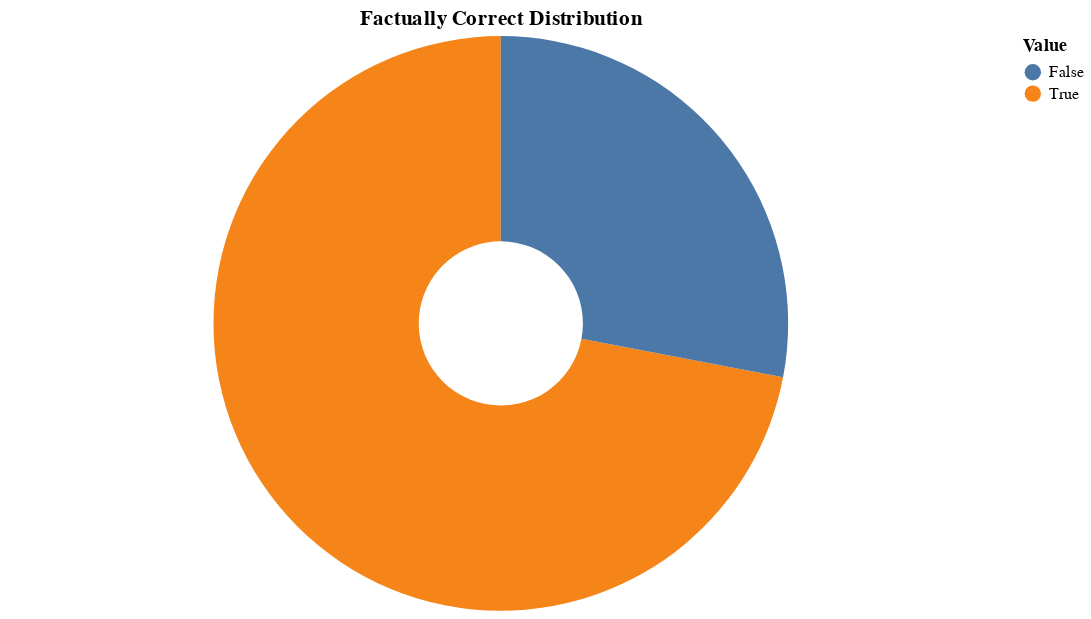
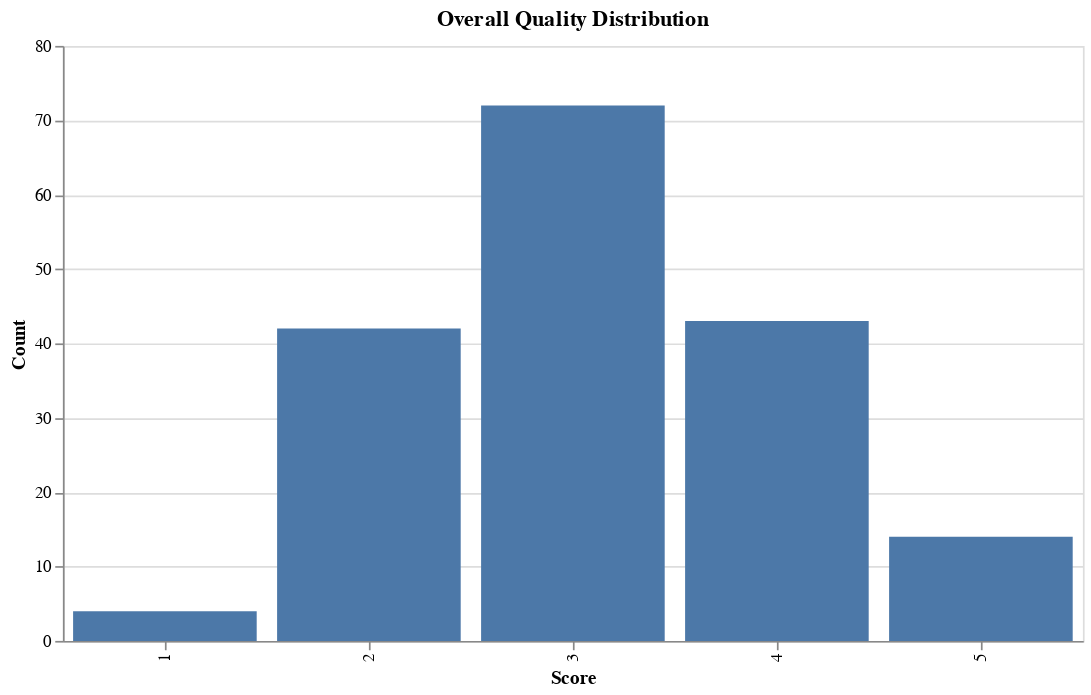
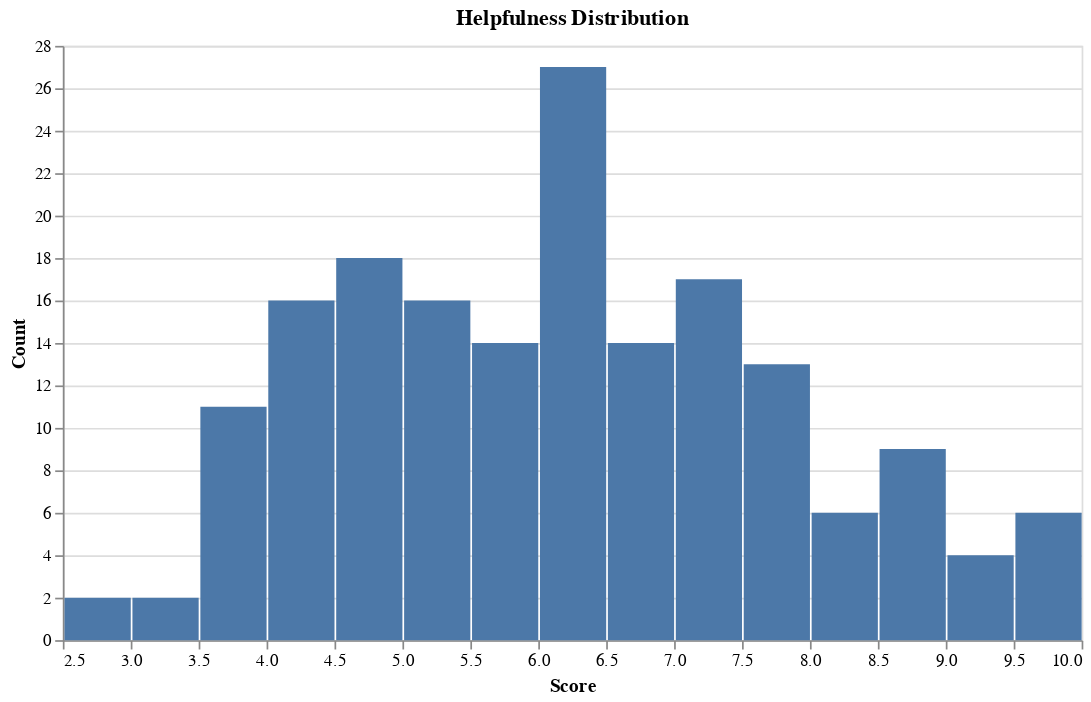
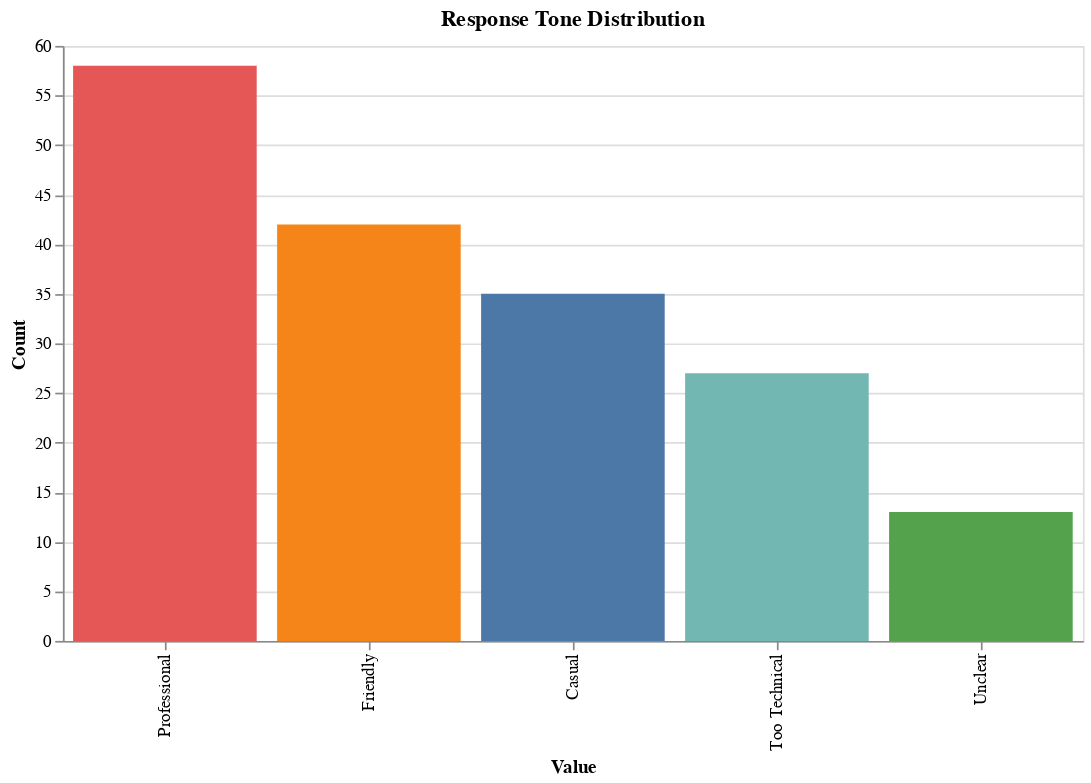

Write notebook code for charts like these, in order.
### Markdown cell above
### Score Distributions
Distribution of values for each scorer. Boolean scorers are shown as pie charts,
numeric (integer/number) as histograms, string enums (<10 unique values) as bar charts,
and free-text strings (>10 unique values) as word clouds.

### Code cell
# @title
if not feedback_df.empty:
    for ref_uri, spec in scorers.items():
        stype = scorer_ref_to_type[ref_uri]
        group = feedback_df[feedback_df["annotation_ref"] == ref_uri]
        values = group["value"].dropna()
        if values.empty:
            continue

        display(Markdown(f"### {spec.name} (`{stype}`, n={len(values)})"))

        if stype == "boolean":
            bool_counts = values.value_counts().reset_index()
            bool_counts.columns = ["Value", "Count"]
            bool_counts["Value"] = bool_counts["Value"].astype(str)
            pie = alt.Chart(bool_counts).mark_arc(innerRadius=50).encode(
                theta=alt.Theta("Count:Q"),
                color=alt.Color("Value:N"),
                tooltip=["Value", "Count"],
            ).properties(title=f"{spec.name} Distribution", width=CHART_WIDTH, height=CHART_HEIGHT)
            display(pie)

        elif stype in ("integer", "number"):
            nums = pd.to_numeric(values, errors="coerce").dropna()
            if nums.empty:
                continue
            hist_df = nums.reset_index(drop=True).to_frame(name="Score")
            if stype == "integer":
                bar = alt.Chart(hist_df).mark_bar().encode(
                    x=alt.X("Score:O", title="Score"),
                    y=alt.Y("count():Q", title="Count"),
                    tooltip=["Score:O", "count():Q"],
                ).properties(title=f"{spec.name} Distribution", width=CHART_WIDTH, height=CHART_HEIGHT)
            else:
                bar = alt.Chart(hist_df).mark_bar().encode(
                    x=alt.X("Score:Q", bin=alt.Bin(maxbins=20), title="Score"),
                    y=alt.Y("count():Q", title="Count"),
                    tooltip=["count():Q"],
                ).properties(title=f"{spec.name} Distribution", width=CHART_WIDTH, height=CHART_HEIGHT)
            display(bar)

        elif stype == "string_enum":
            val_counts = values.value_counts().reset_index()
            val_counts.columns = ["Value", "Count"]
            bar = alt.Chart(val_counts).mark_bar().encode(
                x=alt.X("Value:N", title="Value", sort="-y"),
                y=alt.Y("Count:Q", title="Count"),
                color=alt.Color("Value:N", legend=None),
                tooltip=["Value", "Count"],
            ).properties(title=f"{spec.name} Distribution", width=CHART_WIDTH, height=CHART_HEIGHT)
            display(bar)

        elif stype == "string_free":
            text = " ".join(str(v) for v in values)
            wc = WordCloud(width=800, height=400, background_color="white").generate(text)
            fig, ax = plt.subplots(figsize=(10, 5))
            ax.imshow(wc, interpolation="bilinear")
            ax.axis("off")
            ax.set_title(f"{spec.name} Word Cloud")
            plt.tight_layout()
            display(fig)
            plt.close(fig)

            top = _top_words(values)
            if top:
                display(Markdown(f"**Top 10 words:**"))
                tw_df = pd.DataFrame(top, columns=["Word", "Count"])
                tw_df.insert(0, "#", range(1, len(tw_df) + 1))
                display(tw_df)
else:
    display(Markdown("*No feedback data yet.*"))

### Figure 1 — Vega-Lite specification as saved in the notebook (floating-point values rounded to 4 significant figures)
{"config": {"view": {"continuousWidth": 300, "continuousHeight": 300}}, "data": {"name": "data-cba8dc0189011882958bbe86bf9dccdf"}, "mark": {"type": "arc", "innerRadius": 50}, "encoding": {"color": {"field": "Value", "type": "nominal"}, "theta": {"field": "Count", "type": "quantitative"}, "tooltip": [{"field": "Value", "type": "nominal"}, {"field": "Count", "type": "quantitative"}]}, "height": 350, "title": "Factually Correct Distribution", "width": 600, "$schema": "https://vega.github.io/schema/vega-lite/v5.20.1.json", "datasets": {"data-cba8dc0189011882958bbe86bf9dccdf": [{"Value": "True", "Count": 126}, {"Value": "False", "Count": 49}]}}

### Figure 2 — Vega-Lite specification as saved in the notebook (floating-point values rounded to 4 significant figures; data arrays with more than 128 entries replaced by an {"elided": "..."} marker saying what was removed)
{"config": {"view": {"continuousWidth": 300, "continuousHeight": 300}}, "data": {"name": "data-aa84e112716b3d129e239086aa7cdb3a"}, "mark": {"type": "bar"}, "encoding": {"tooltip": [{"field": "Score", "type": "ordinal"}, {"aggregate": "count", "type": "quantitative"}], "x": {"field": "Score", "title": "Score", "type": "ordinal"}, "y": {"aggregate": "count", "title": "Count", "type": "quantitative"}}, "height": 350, "title": "Overall Quality Distribution", "width": 600, "$schema": "https://vega.github.io/schema/vega-lite/v5.20.1.json", "datasets": {"data-aa84e112716b3d129e239086aa7cdb3a": {"elided": "175 records"}}}

### Figure 3 — Vega-Lite specification as saved in the notebook (floating-point values rounded to 4 significant figures; data arrays with more than 128 entries replaced by an {"elided": "..."} marker saying what was removed)
{"config": {"view": {"continuousWidth": 300, "continuousHeight": 300}}, "data": {"name": "data-e91019de2878d989bec5c48f3d160f34"}, "mark": {"type": "bar"}, "encoding": {"tooltip": [{"aggregate": "count", "type": "quantitative"}], "x": {"bin": {"maxbins": 20}, "field": "Score", "title": "Score", "type": "quantitative"}, "y": {"aggregate": "count", "title": "Count", "type": "quantitative"}}, "height": 350, "title": "Helpfulness Distribution", "width": 600, "$schema": "https://vega.github.io/schema/vega-lite/v5.20.1.json", "datasets": {"data-e91019de2878d989bec5c48f3d160f34": {"elided": "175 records"}}}

### Figure 4 — Vega-Lite specification as saved in the notebook (floating-point values rounded to 4 significant figures)
{"config": {"view": {"continuousWidth": 300, "continuousHeight": 300}}, "data": {"name": "data-685349573ec61a13739eaad3c95d83ce"}, "mark": {"type": "bar"}, "encoding": {"color": {"field": "Value", "legend": null, "type": "nominal"}, "tooltip": [{"field": "Value", "type": "nominal"}, {"field": "Count", "type": "quantitative"}], "x": {"field": "Value", "sort": "-y", "title": "Value", "type": "nominal"}, "y": {"field": "Count", "title": "Count", "type": "quantitative"}}, "height": 350, "title": "Response Tone Distribution", "width": 600, "$schema": "https://vega.github.io/schema/vega-lite/v5.20.1.json", "datasets": {"data-685349573ec61a13739eaad3c95d83ce": [{"Value": "Professional", "Count": 58}, {"Value": "Friendly", "Count": 42}, {"Value": "Casual", "Count": 35}, {"Value": "Too Technical", "Count": 27}, {"Value": "Unclear", "Count": 13}]}}
